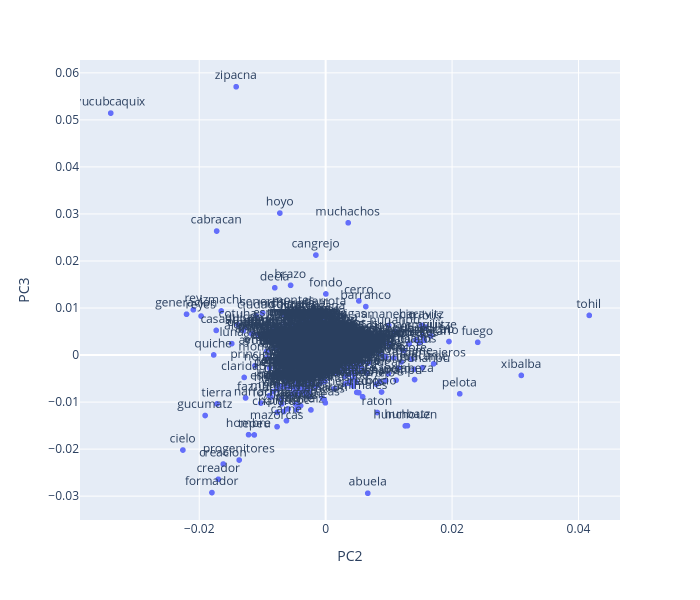

The code cell stored with this chart in its notebook:
### Code cell
plot_loadings(2,3)

### Figure 1 — Plotly figure (JSON) as saved in the notebook; plotly's stock layout.template omitted (floating-point values rounded to 4 significant figures; data arrays with more than 128 entries replaced by an {"elided": "..."} marker saying what was removed)
{"data": [{"hovertemplate": "<b>%{hovertext}</b><br><br>PC2=%{x}<br>PC3=%{y}<br>term_str=%{text}<extra></extra>", "hovertext": {"elided": "3692 str values"}, "legendgroup": "", "marker": {"color": "#636efa", "symbol": "circle"}, "mode": "markers+text", "name": "", "showlegend": false, "text": {"elided": "3692 str values"}, "textposition": "top center", "type": "scattergl", "x": {"elided": "3692 float values"}, "xaxis": "x", "y": {"elided": "3692 float values"}, "yaxis": "y"}], "layout": {"height": 600, "legend": {"tracegroupgap": 0}, "margin": {"t": 60}, "width": 700, "xaxis": {"anchor": "y", "autorange": true, "domain": [0, 1], "range": [-0.03886, 0.04656], "title": {"text": "PC2"}, "type": "linear"}, "yaxis": {"anchor": "x", "autorange": true, "domain": [0, 1], "range": [-0.03507, 0.06274], "title": {"text": "PC3"}, "type": "linear"}}}
